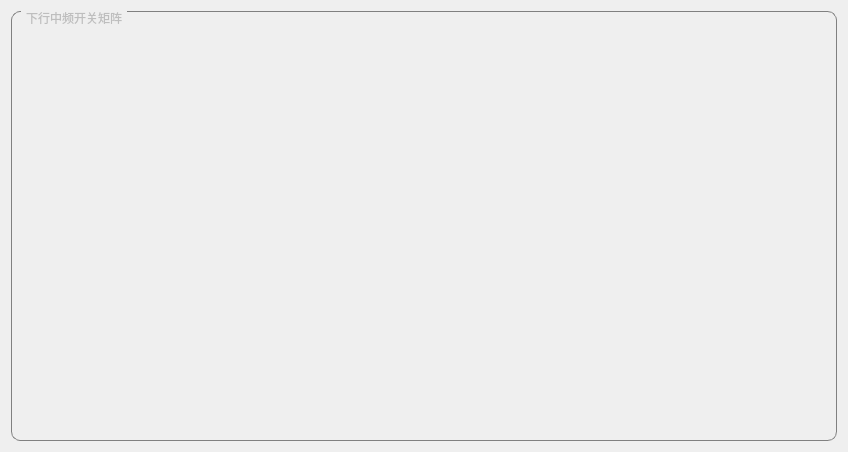
<?xml version="1.0" encoding="UTF-8"?>
<ui version="4.0">
 <class>Net_SwitchGUIDlg</class>
 <widget class="QDialog" name="Net_SwitchGUIDlg">
  <property name="enabled">
   <bool>true</bool>
  </property>
  <property name="geometry">
   <rect>
    <x>0</x>
    <y>0</y>
    <width>848</width>
    <height>452</height>
   </rect>
  </property>
  <property name="windowTitle">
   <string>Net_SwitchGUIDlg</string>
  </property>
  <layout class="QVBoxLayout" name="verticalLayout">
   <item>
    <widget class="QGroupBox" name="groupBox">
     <property name="enabled">
      <bool>false</bool>
     </property>
     <property name="autoFillBackground">
      <bool>false</bool>
     </property>
     <property name="styleSheet">
      <string notr="true">QGroupBox {
		border: 1px solid gray;
		border-radius: 9px;
}

QGroupBox::title {
		subcontrol-origin: margin;
		left: 10px;
		padding: 0 3px 0 3px;
}</string>
     </property>
     <property name="title">
      <string>下行中频开关矩阵</string>
     </property>
     <property name="flat">
      <bool>false</bool>
     </property>
     <property name="checkable">
      <bool>false</bool>
     </property>
    </widget>
   </item>
  </layout>
 </widget>
 <resources/>
 <connections/>
</ui>
